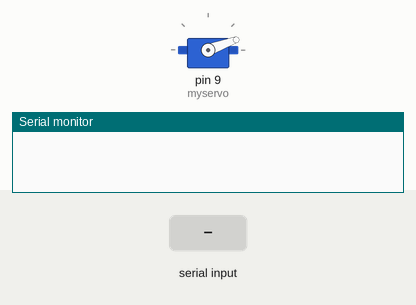
This sketch was run on a simulated Arduino Uno, built with avr-gcc and run on an emulated ATmega328P. Parts: servo, the last lines printed to the serial monitor. Inputs (shaded band) come from the test bench.

Above: at 1.2 s.
1.3 s: "d" received over Serial
At 2.5 s:
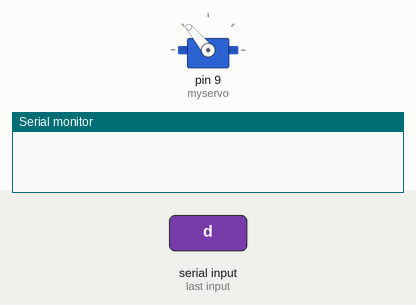
2.8 s: "w" received over Serial
At 3.5 s:
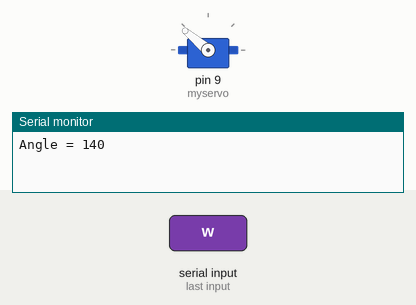
4.3 s: "s" received over Serial
At 4.9 s:
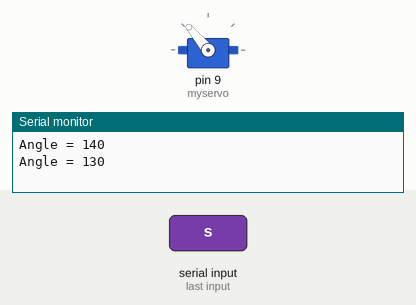
5.8 s: "a" received over Serial
At 7.0 s:
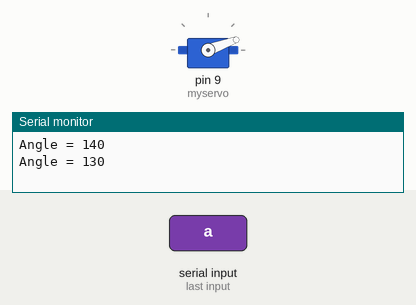
Timing chart, 0 to 8.3 s (numbered marks = the images above; inputs shaded):
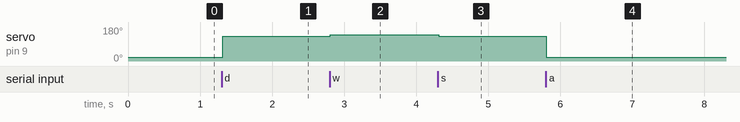

The sketch:

servo_tryout.ino
```cpp
#include <Servo.h>
#define ANGLE 10
Servo myservo;  // create servo object to control a servo

int potpin = 0;  // analog pin used to connect the potentiometer
int val = 20;    // variable to read the value from the analog pin

void setup() {
  myservo.attach(9);  // attaches the servo on pin 9 to the servo object
  Serial.begin(9600);
}

void loop() {
  if(Serial.available()){
    switch(Serial.read()){
      case 'w': moveUp(); break;
      case 's': moveDown(); break;
      case 'a': val = 20; break;
      case 'd': val = 130; break;
      //default: val = (int)Serial.read(); break;
    }
  }
  //val = analogRead(potpin);            // reads the value of the potentiometer (value between 0 and 1023)
  //val = map(val, 0, 1023, 0, 160);     // scale it to use it with the servo (value between 0 and 180)
  myservo.write(val);                  // sets the servo position according to the scaled value
  delay(15);                           // waits for the servo to get there
}
void moveUp(){
  if(val <= 180 - ANGLE){
      val += ANGLE;
    }
    Serial.print("Angle = ");
    Serial.println(val);
}
void moveDown(){
  if(val >= 20 + ANGLE){
      val -= ANGLE;
    }
    Serial.print("Angle = ");
    Serial.println(val);
}
```

Measured:
- after the input at 1.3 s, servo on pin 9 (myservo): 20° → 130° at once
- after the input at 2.8 s, servo on pin 9 (myservo): 130° → 140° at once
- after the input at 4.3 s, servo on pin 9 (myservo): 140° → 130° at once
- after the input at 5.8 s, servo on pin 9 (myservo): 130° → 20° at once
